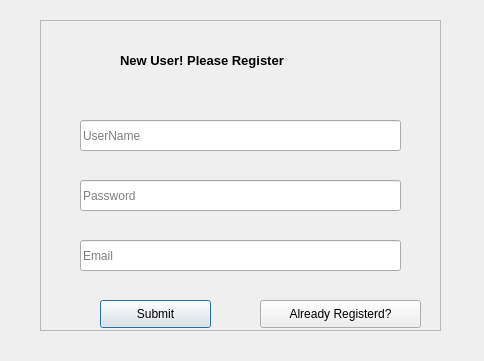
<?xml version="1.0" encoding="UTF-8"?>
<ui version="4.0">
 <class>dialogLogin</class>
 <widget class="QDialog" name="dialogLogin">
  <property name="geometry">
   <rect>
    <x>0</x>
    <y>0</y>
    <width>484</width>
    <height>361</height>
   </rect>
  </property>
  <property name="windowTitle">
   <string>Document Scan</string>
  </property>
  <property name="styleSheet">
   <string notr="true">*{
 background-image: url(&quot;C:/Users/Thakshila/Desktop/FYP 2025/Exam/New folder/bg 2.PNG&quot;);
 /*background-color:#ADD8E6;*/
}
#QLineEdit, #QLabel, #QPushButton {
font-color: white;
}
 </string>
  </property>
  <widget class="QFrame" name="frame">
   <property name="geometry">
    <rect>
     <x>40</x>
     <y>20</y>
     <width>401</width>
     <height>311</height>
    </rect>
   </property>
   <property name="frameShape">
    <enum>QFrame::StyledPanel</enum>
   </property>
   <property name="frameShadow">
    <enum>QFrame::Raised</enum>
   </property>
   <widget class="QLabel" name="status">
    <property name="geometry">
     <rect>
      <x>80</x>
      <y>30</y>
      <width>387</width>
      <height>21</height>
     </rect>
    </property>
    <property name="sizePolicy">
     <sizepolicy hsizetype="Preferred" vsizetype="Maximum">
      <horstretch>0</horstretch>
      <verstretch>0</verstretch>
     </sizepolicy>
    </property>
    <property name="font">
     <font>
      <pointsize>10</pointsize>
      <weight>75</weight>
      <italic>false</italic>
      <bold>true</bold>
     </font>
    </property>
    <property name="text">
     <string>New User! Please Register</string>
    </property>
    <property name="indent">
     <number>-1</number>
    </property>
   </widget>
   <widget class="QLineEdit" name="userName">
    <property name="geometry">
     <rect>
      <x>40</x>
      <y>100</y>
      <width>321</width>
      <height>31</height>
     </rect>
    </property>
    <property name="font">
     <font>
      <pointsize>9</pointsize>
     </font>
    </property>
    <property name="placeholderText">
     <string>UserName</string>
    </property>
   </widget>
   <widget class="QLineEdit" name="password">
    <property name="geometry">
     <rect>
      <x>40</x>
      <y>160</y>
      <width>321</width>
      <height>31</height>
     </rect>
    </property>
    <property name="font">
     <font>
      <pointsize>9</pointsize>
     </font>
    </property>
    <property name="placeholderText">
     <string>Password</string>
    </property>
   </widget>
   <widget class="QLineEdit" name="email">
    <property name="geometry">
     <rect>
      <x>40</x>
      <y>220</y>
      <width>321</width>
      <height>31</height>
     </rect>
    </property>
    <property name="font">
     <font>
      <pointsize>9</pointsize>
     </font>
    </property>
    <property name="placeholderText">
     <string>Email</string>
    </property>
   </widget>
   <widget class="QPushButton" name="submit">
    <property name="geometry">
     <rect>
      <x>60</x>
      <y>280</y>
      <width>111</width>
      <height>28</height>
     </rect>
    </property>
    <property name="font">
     <font>
      <pointsize>9</pointsize>
     </font>
    </property>
    <property name="text">
     <string>Submit</string>
    </property>
   </widget>
   <widget class="QPushButton" name="submit_2">
    <property name="geometry">
     <rect>
      <x>220</x>
      <y>280</y>
      <width>161</width>
      <height>28</height>
     </rect>
    </property>
    <property name="font">
     <font>
      <pointsize>9</pointsize>
     </font>
    </property>
    <property name="text">
     <string>Already Registerd?</string>
    </property>
   </widget>
  </widget>
 </widget>
 <resources/>
 <connections/>
</ui>
